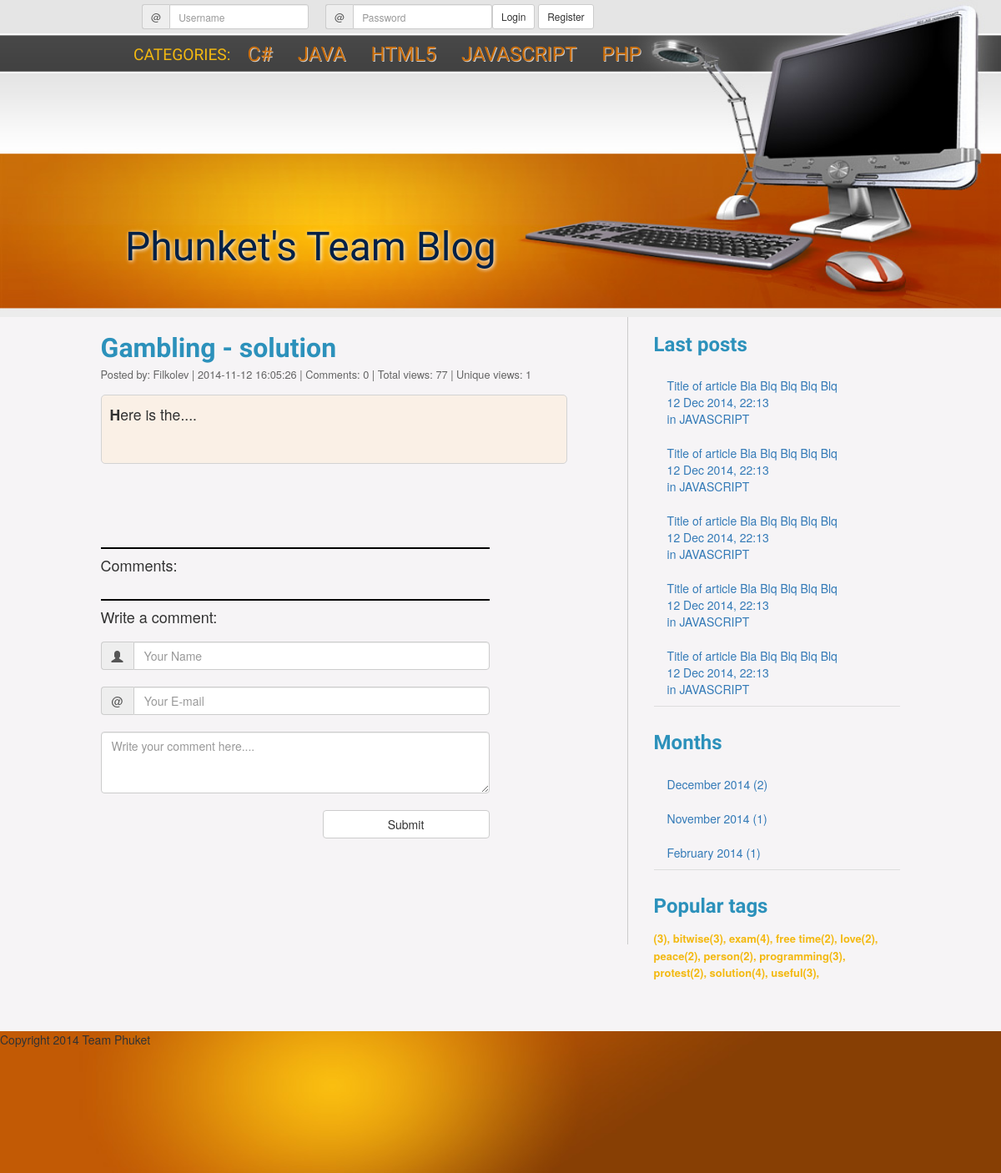
The app's page /view.php?query=post&id=5 with its own data.
### tables this page shows
CREATE TABLE IF NOT EXISTS `categories` (
  `id` int(2) NOT NULL,
  `name` varchar(50) NOT NULL
);

CREATE TABLE IF NOT EXISTS `posts` (
  `id` int(5) NOT NULL,
  `date` datetime NOT NULL DEFAULT CURRENT_TIMESTAMP,
  `title` varchar(500) NOT NULL,
  `text` text NOT NULL,
  `user_id` int(5) NOT NULL
);

CREATE TABLE IF NOT EXISTS `users` (
  `id` int(11) NOT NULL,
  `name` varchar(150) NOT NULL,
  `username` varchar(65) NOT NULL,
  `email` varchar(65) NOT NULL,
  `password` varchar(500) NOT NULL,
  `city` varchar(30) NOT NULL,
  `country` varchar(30) NOT NULL
);

### article.php (the view, shortened to what this page needs)
<?php
if ($queryType == 'month') {
    $month = $_GET['month'];
    $year = $_GET['year'];
    $queryType = "SELECT * FROM posts WHERE MONTH(date) = $month AND YEAR(date) = $year";
    $arr = $con->query($queryType);
    $posts = $arr->fetch_all();
} else if ($queryType == 'post') {
    $id = $_GET['id'];
    $queryType = "SELECT * FROM posts WHERE id = $id";
    $arr = $con->query($queryType);
    $posts = $arr->fetch_all();
} else if ($queryType == 'all') {
    $queryType = "SELECT * FROM posts";
    $arr = $con->query($queryType);
    $posts = $arr->fetch_all();
}
function getUserIP() {
    if( array_key_exists('HTTP_X_FORWARDED_FOR', $_SERVER) && !empty($_SERVER['HTTP_X_FORWARDED_FOR']) ) {
        if (strpos($_SERVER['HTTP_X_FORWARDED_FOR'], ',')>0) {
            $addr = explode(",",$_SERVER['HTTP_X_FORWARDED_FOR']);
            return trim($addr[0]);
        } else {
            return $_SERVER['HTTP_X_FORWARDED_FOR'];
        }
    }
    else {
        return $_SERVER['REMOTE_ADDR'];
    }
}
$ip = getUserIP();
foreach ($posts as $post):
    $userID = $post[4];
    $userName = $con->query("SELECT username FROM users WHERE id = $userID")->fetch_all()[0][0];
    $postID = $post[0];
    $query = "INSERT INTO views (post_id, ip) VALUES ('$postID', '$ip')";
    mysqli_query($con, $query);
    $viewQuery = $con->query("SELECT ip FROM views WHERE post_id = $postID")->fetch_all();
    $totalViews = count($viewQuery);
    $uniqueIPS = array();
    foreach ($viewQuery as $view) {
        $uniqueIPS[] = $view[0];
    }
    $uniqueViews = count(array_unique($uniqueIPS));
    $commentQuery = "SELECT * FROM comments WHERE post_id = $post[0]";
    $comments = $con->query($commentQuery)->fetch_all();
    ?>
    <article>
        <a href="view.php?query=post&id=<?php echo $post[0] ?>"><h1><?php echo $post[2] ?></h1></a>
        <p class="date-and-user">Posted by: <?php echo $userName ?> | <?php echo $post[1] ?> | Comments: <?php echo count($comments) ?> | Total views: <?php echo $totalViews ?> | Unique views: <?php echo $uniqueViews ?></p>
        <div class="article-text"><?php echo $post[3] ?></div>
        <div class="comments">
            <h4>Comments:</h4>
        </div>
        <form method="get" action="php/savecomment.php" class="commentForm">
            <h4>Write a comment:</h4>
            <div class="input-group">
                <span class="input-group-addon"><span class="glyphicon glyphicon-user"></span> </span>
                <input type="text" class="form-control" placeholder="Your Name" name="comment-name">
            </div>
            <div class="input-group">
                <span class="input-group-addon">@</span>
                <input type="text" class="form-control" placeholder="Your E-mail" name="comment-email">
            </div>
            <textarea class="form-control" name="comment-content" rows="3" placeholder="Write your comment here...."></textarea>
            <input class="btn btn-default submitBtn" type="submit" value="Submit" name="comment-submit">
        </form>
    </article>
<?php endforeach ?>

### header.php (shortened to what this page needs)
<?php
require 'config.php';
?>
<!DOCTYPE html>
<html>
<head lang="en">
    <link rel="stylesheet" href="css/resetter.css">
    <link rel="stylesheet" href="https://maxcdn.bootstrapcdn.com/bootstrap/3.3.1/css/bootstrap.min.css">
    <link rel="stylesheet" href="css/signup.css">
    <link rel="stylesheet" href="css/style.css">
</head>
<body>
<header>
    <?php
    if (isset($_SESSION['loggedUser'])):
        ?>
        <div class="login"><span>Hello, <?php echo $_SESSION['loggedUserName'] ?></span>
            <a href="php/logout.php">
                <button type="button" class="btn btn-default btn-sm ">Logout</button>
            </a>
            <a href="writepost.php">
                <button type="button" class="btn btn-default btn-sm ">Write post</button>
            </a>
        </div>
    <?php
    else :
        ?>
        <form method="post" action="php/login.php">
            <div class="login">
                <div class="input-group input-group-sm loginFields">
                    <span class="input-group-addon">@</span>
                    <input type="text" class="form-control" name="user" placeholder="Username">
                </div>
                <div class="input-group input-group-sm loginFields">
                    <span class="input-group-addon">@</span>
                    <input type="password" name="password" class="form-control" placeholder="Password">
                </div>
                <button type="submit" name="submit" class="btn btn-default btn-sm ">Login</button>
                <a href="register.php">
                    <button type="button" class="btn btn-default btn-sm ">Register</button>
                </a>
            </div>
        </form>
    <?php endif; ?>
    <nav><p>CATEGORIES:</p>
        <div class="menu">
            <ul>
                <?php
                $sql = "SELECT name FROM categories";
               $result = mysqli_query($con, $sql);
                while($categories = mysqli_fetch_row($result)){
                    echo "<li><a href=\"#\">$categories[0]</a></li>";
                }
                ?>
            </ul>
        </div>
    </nav>
    <p class="logo"><a href="index.php">Phunket's Team Blog</a></p>
</header>

### css/style.css (style rules this page uses)
html { margin: 0; padding: 0; font-size: 16px; }
body { padding: 0; background-color: #f6f4f6; }
header { width:100%; height: 380px; margin: 0 auto; background-image: url("../images/header_bg.jpg"); background-size: 100% 100%; background-repeat: no-repeat; overflow: auto; }
.logo { margin:180px 0 0 150px; font-size: 3rem; text-shadow: #fff 1px 1px 5px; font-family: 'Gloria Hallelujah', cursive; }
.logo a { color:#022046; text-decoration: none; font-size: 3rem; font-family: 'Gloria Hallelujah', cursive; }
nav { margin: 15px 0 0 150px; }
nav p { color: #f3b911; font-size: 1.2rem; font-family: 'Passion One', cursive; float: left; margin: 4px 0 0 10px; }
nav ul li { list-style-type: none; display: inline; padding: 0 10px 0 10px; margin-left: 10px; }
nav ul li a { text-decoration: none; color: #ca6d09; font-size: 1.5rem; font-family: 'Passion One', cursive; text-shadow: #cccccc 1px 1px; }
article h1 { font-family: 'Cuprum', sans-serif; font-size: 2rem; font-weight: bold; margin-bottom: 5px; color: #2c91bb; }
.date-and-user { margin-bottom: 15px; font-family: "Helvetica Neue", Helvetica, Arial, sans-serif; font-size: 0.8rem; color: #646464; }
.article-text { color: #323232; white-space: pre-wrap; font-size: 1.1rem; display: block; width: 90%; border-radius: 5px; padding: 10px; border: 1px solid #d3d3d3; background-color: linen; margin-bottom: 10px; }
.article-text::first-letter { font-weight: bold; }
.input-group { margin-top: 20px; margin-bottom: 20px; }
.submitBtn { width: 200px; margin-top: 20px; float: right; }
.commentForm { margin-bottom: 150px; width: 75%; border-top: 2px solid #000000; }
.comments { margin: 100px 0 30px 0; border-top: 2px solid #000000; width: 75%; }
.login { margin-left: 150px; margin-top: 5px; height: 28px; }
.loginFields { width: 200px; float: left; margin-left: 20px; margin-bottom: 0; margin-top: 0; }

### records on screen
categories: name "C#"
categories: name "JAVA"
categories: name "HTML5"
categories: name "JAVASCRIPT"
categories: name "PHP"
posts: title "Gambling - solution", user.username "Filkolev", date "2014-11-12 16:05:26", count($comments) "0", totalViews "77", uniqueViews "1", text "Here is the...."

### other values on screen
$monthName "December"
$year "2014"
$postCount "2"
$monthName "November"
$postCount "1"
$monthName "February"
$count "3"
$tag[tags] "bitwise"
$tag[tags] "exam"
$count "4"
$tag[tags] "free time"
$count "2"
$tag[tags] "love"
$tag[tags] "peace"
$tag[tags] "person"
